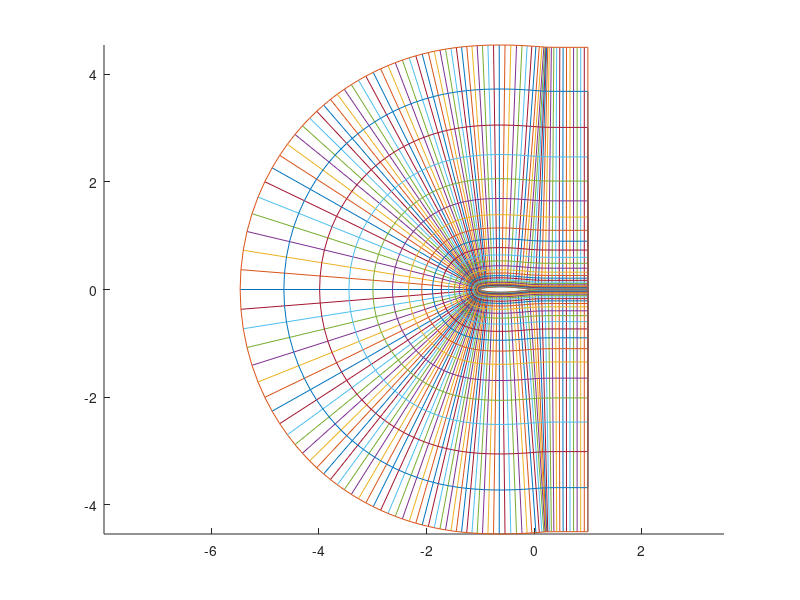

Write MATLAB code to recreate this figure.
function Cmesh

ns = 15; % pocet elementu symetrie
n2 = 30;

% data = NACA(np);
data = load('NACA64A010.txt');
I = size(data,1):-1:2;
data = data(I,:);
np = size(data,1)/2;
n1 = 2*np + 2*ns;
X = zeros(n1+1,n2);
Y = zeros(n1+1,n2);
xs1 = linspace(1,0,ns+1)';
xs2 = linspace(0,1,ns+1)';

% spodni stena
X(:,1) = [xs1;data(2:2*np,1)-1;xs2];
Y(:,1) = [zeros(ns+1,1);data(2:2*np,2);zeros(ns+1,1)];

[X,Y] = Hyp_gen2(X,Y);

figure;
hold on;
for i = 1:n1
    plot(X(i,:),Y(i,:));
end
for j = 1:n2
    plot([X(:,j);X(1,j)],[Y(:,j);Y(1,j)]);
end
axis equal;

%__________________________________________________________________________
function [Xp,Yp] = Hyp_gen2(X,Y)
n1 = length(X(:,1));
n2 = length(X(1,:));
K = 30;
lambda = 6;

de = 1/n1;
dn = 1/n2;

a = 0.5;
for j = 1:n2-1
    for i = 2:n1-1
        dx = (X(i+1,j)-X(i-1,j))/(2*de);
        dy = (Y(i+1,j)-Y(i-1,j))/(2*de);
        
        g11 = dx.^2 + dy.^2;
        
        V = K*sqrt(g11)*exp(-lambda*(1-j/n2));

        X(i,j+1) =  a*X(i,j) + (1-a)/2*(X(i+1,j) + X(i-1,j)) - dn*(V/g11)*dy;
        Y(i,j+1) =  a*Y(i,j) + (1-a)/2*(Y(i+1,j) + Y(i-1,j)) + dn*(V/g11)*dx;
    end
    g11 = (((X(2,j)-X(1,j))/de).^2 + ((Y(2,j)-Y(1,j))/de).^2);
    V = K*sqrt(g11)*exp(-lambda*(1-j/n2));
    X(1,j+1) = X(1,j) - dn*(V/g11)*(Y(2,j) - Y(1,j))/de;
    Y(1,j+1) = Y(1,j) + dn*(V/g11)*(X(2,j) - X(1,j))/de;
        
    g11 = (((X(n1,j)-X(n1-1,j))/de).^2 + ((Y(n1,j)-Y(n1-1,j))/de).^2);
    V = K*sqrt(g11)*exp(-lambda*(1-j/n2));
    X(n1,j+1) = X(n1,j) - dn*(V/g11)*(Y(n1,j) - Y(n1-1,j))/de;
    Y(n1,j+1) = Y(n1,j) + dn*(V/g11)*(X(n1,j) - X(n1-1,j))/de;
end

Xp = X;
Yp = Y;

function [Xp,Yp] = AlgebGen(X,Y)
n1 = length(X(:,1));
n2 = length(X(1,:));
F = zeros(n1,1);
N = zeros(n2,1);

for i = 1:n1
    F(i) = (i-1)/(n1-1);
end

for j = 1:n2
    N(j) = (j-1)/(n2-1);
end

Xp = zeros(n1,n2);
Yp = zeros(n1,n2);

for i = 1:n1
    for j = 1:n2
        Xp(i,j) = (1-F(i))*X(1,j)+F(i)*X(n1,j)+(1-N(j))*X(i,1)+N(j)*X(i,n2)-(1-F(i))*(1-N(j))*X(1,1)-F(i)*(1-N(j))*X(n1,1)-(1-F(i))*N(j)*X(1,n2)-F(i)*N(j)*X(n1,n2);
        Yp(i,j) = (1-F(i))*Y(1,j)+F(i)*Y(n1,j)+(1-N(j))*Y(i,1)+N(j)*Y(i,n2)-(1-F(i))*(1-N(j))*Y(1,1)-F(i)*(1-N(j))*Y(n1,1)-(1-F(i))*N(j)*Y(1,n2)-F(i)*N(j)*Y(n1,n2);
    end
end

function [Xp,Yp] = ElipticGen(X,Y)
Xp = X;
Yp = Y;
n1 = length(X(:,1));
n2 = length(X(1,:));
g11 = zeros(n1,n2);
g22 = zeros(n1,n2);
g12 = zeros(n1,n2);
xtemp = zeros(n1,n2);
ytemp = zeros(n1,n2);

[X,Y] = AlgebGen(X,Y);
I = 2:n1-1;
J = 2:n2-1;
n = 300;
for op = 1:n
    g11(I,J) = ((X(I+1,J)-X(I-1,J)).^2 + (Y(I+1,J)-Y(I-1,J)).^2)/4;
    g22(I,J) = ((X(I,J+1)-X(I,J-1)).^2 + (Y(I,J+1)-Y(I,J-1)).^2)/4;
    g12(I,J) = ((X(I+1,J)-X(I-1,J)).*(X(I,J+1)-X(I,J-1)) + (Y(I+1,J)-Y(I-1,J)).*(Y(I,J+1)-Y(I,J-1)))/4;
    
    xtemp(I,J) = 1./(2*(g11(I,J)+g22(I,J))).*(g22(I,J).*X(I+1,J)-0.5*g12(I,J).*X(I+1,J+1)+0.5*g12(I,J).*X(I+1,J-1)+g11(I,J).*X(I,J+1)+g11(I,J).*X(I,J-1)+g22(I,J).*X(I-1,J)-0.5*g12(I,J).*X(I-1,J-1)+0.5*g12(I,J).*X(I-1,J+1));
    ytemp(I,J) = 1./(2*(g11(I,J)+g22(I,J))).*(g22(I,J).*Y(I+1,J)-0.5*g12(I,J).*Y(I+1,J+1)+0.5*g12(I,J).*Y(I+1,J-1)+g11(I,J).*Y(I,J+1)+g11(I,J).*Y(I,J-1)+g22(I,J).*Y(I-1,J)-0.5*g12(I,J).*Y(I-1,J-1)+0.5*g12(I,J).*Y(I-1,J+1));
    
    err = sum(sum((X(I,J)-xtemp(I,J)).^2 + (Y(I,J)-ytemp(I,J)).^2));
    
    X(I,J) = xtemp(I,J);
    Y(I,J) = ytemp(I,J);
end
Xp = X;
Yp = Y;
